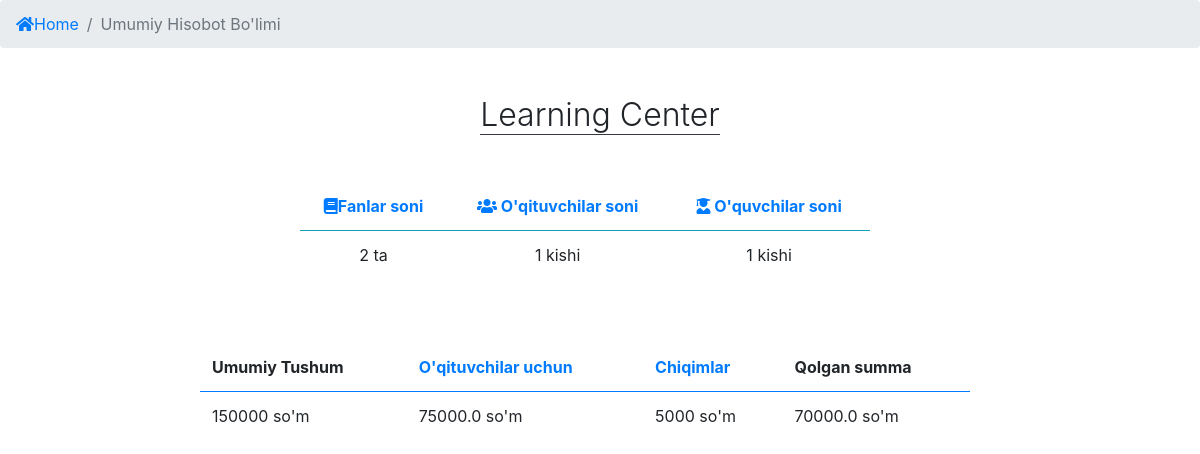
Screenshot of /profile/report/ (signed in) with the database file from the repository.
### app/models.py (models this page shows, shortened)
class Payment(models.Model):
    student = models.ForeignKey(Student, verbose_name=_("Talaba"), on_delete=models.CASCADE)
    subject = models.ForeignKey(Subject, verbose_name=_("Qaysi fan uchun"), on_delete=models.CASCADE)
    teacher = models.ForeignKey(Teacher, verbose_name=_("O'qituvchisi"), on_delete=models.CASCADE)
    payment = models.IntegerField(_("Tolov summasi"), default=0)
    payed_date = models.DateTimeField(_("To'langan vaqt"), auto_now_add=True)
    """To'langan umumiy summa olish"""
    @property
    def get_total_payment(self):
        pay = Payment.objects.all()
        total = sum([i.payment for i in pay])
        return total
    """O'qituvchilarga To'lanadigan umumiy summa"""
    @property
    def get_total_salary(self):
        total = self.get_total_payment / 2
        return total
    """Centerning umumiy harajatlari"""
    @property
    def get_total_outlay(self):
        outlay = Harajatlar.objects.all()
        total = sum([i.amount for i in outlay])
        return total
    """Centerga qoladigan soft foyda"""
    @property
    def total_benifet(self):
        total = self.get_total_salary - self.get_total_outlay
        return total

class Harajatlar(models.Model):
    user = models.ForeignKey(User, verbose_name=_("User"), on_delete=models.CASCADE)
    name = models.CharField(_("Nima uchun"), max_length=100)
    amount = models.IntegerField(_("Qancha miqdorda"), default=0)
    used_date = models.DateTimeField(_("Ishlatilgan vaqti"), auto_now_add=True)

### app/views.py (the view)
# urls.py: path("report/", ReportSection, name="ReportSection"),
def ReportSection(request):
    subject = Subject.objects.all().count()
    teacher = Teacher.objects.all().count()
    student = Student.objects.all().count()
    payment = Payment.objects.all()
    context = {
        'subject': subject,
        'teacher': teacher,
        'student': student,
        'payment':payment,
    }
    return render(request, 'report_section/report_home.html', context)

### app/templates/report_section/report_home.html (shortened to what this page needs)
{% extends "index.html" %}
{% load crispy_forms_tags %}
{% block content %}
    <nav aria-label="breadcrumb">
        <ol class="breadcrumb">
            <li class="breadcrumb-item" ><a href="{% url 'app:Home' %}"><i class="fas fa-home"></i>Home</a></li>
            <li class="breadcrumb-item active" aria-current="page">Umumiy Hisobot Bo'limi</li>
        </ol>
    </nav>
    <header class="text-center">
        <div class="banner">
            <h2 class="my-5 font-weight-light"><span class="border-bottom border-dark">Learning Center</span></h2>
        </div>
    </header>
    <div class="row" style="margin-right: 15px;">
        <div class="col-md-6 m-auto">
            <table class="table table-borderless text-center">
                <thead class="border-bottom border-info ">
                    <tr>
                        <th><a href="{% url 'app:Subject' %}"><i class="fas fa-book"></i>Fanlar soni</a></th>
                        <th><a href="{% url 'app:TeacherList' %}"><i class="fas fa-users"></i> O'qituvchilar soni</a></th>
                        <th><a href="{% url 'app:StudentList' %}"><i class="fas fa-user-graduate"></i> O'quvchilar soni</a></th>
                    </tr>
                </thead>
                <tbody>
                    <tr>
                        <td> {{ subject }} ta </td>
                        <td> {{ teacher }} kishi </td>
                        <td> {{ student }} kishi </td>
                    </tr>
                </tbody>
            </table>
        </div>
        <div class="col-md-8 m-auto">
            <table class="table mt-5 table-borderless">
                <thead class="border-bottom border-primary">
                    <tr>
                        <th>Umumiy Tushum</th>
                        <th><a href="{% url 'app:TeacherList' %}">O'qituvchilar uchun</a></th>
                        <th> <a href="{% url 'app:RegisterHarajatlar'  %}">Chiqimlar</a> </th>
                        <th>Qolgan summa</th>
                    </tr>
                </thead>
                <tbody>
                    {% for i in payment %}
                        {% if forloop.counter == 1 %}
                            {% if i.get_total_payment or i.total_for_teachers_payment %}
                            <td> {{ i.get_total_payment }} so'm </td>
                            <td> {{ i.get_total_salary }} so'm </td>
                            <td> {{ i.get_total_outlay }} so'm </td>
                            <td> {{ i.total_benifet }} so'm </td>
                            {% endif %}
                        {% endif %}
                    {% endfor %}
                </tbody>
            </table>
        </div>
    </div>
{% endblock content %}

### rows the page displays
Payment: get_total_payment "150000", get_total_salary "75000.0", get_total_outlay "5000", total_benifet "70000.0"

### other values shown
{{ subject }} "2"
{{ teacher }} "1"
{{ student }} "1"
